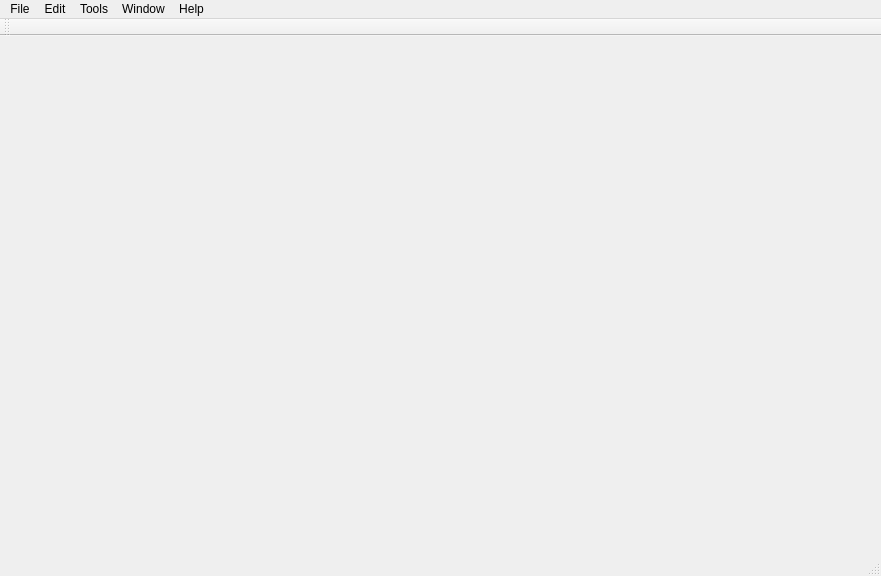
<?xml version="1.0" encoding="UTF-8"?>
<ui version="4.0">
 <class>MainWindow</class>
 <widget class="QMainWindow" name="MainWindow">
  <property name="geometry">
   <rect>
    <x>0</x>
    <y>0</y>
    <width>881</width>
    <height>576</height>
   </rect>
  </property>
  <property name="windowTitle">
   <string>MainWindow</string>
  </property>
  <widget class="QWidget" name="centralWidget"/>
  <widget class="QMenuBar" name="menuBar">
   <property name="geometry">
    <rect>
     <x>0</x>
     <y>0</y>
     <width>881</width>
     <height>21</height>
    </rect>
   </property>
   <widget class="QMenu" name="menuFile">
    <property name="title">
     <string>File</string>
    </property>
    <addaction name="actionNew_Project"/>
    <addaction name="actionOpen_project"/>
    <addaction name="separator"/>
    <addaction name="actionExit"/>
   </widget>
   <widget class="QMenu" name="menuEdit">
    <property name="title">
     <string>Edit</string>
    </property>
    <addaction name="actionUdo"/>
    <addaction name="actionRedo"/>
    <addaction name="separator"/>
    <addaction name="actionCut"/>
    <addaction name="actionCopy"/>
    <addaction name="actionPast"/>
    <addaction name="actionDuplicate"/>
    <addaction name="actionDelete"/>
    <addaction name="separator"/>
   </widget>
   <widget class="QMenu" name="menuTools">
    <property name="title">
     <string>Tools</string>
    </property>
    <addaction name="actionOptions"/>
   </widget>
   <widget class="QMenu" name="menuHelp">
    <property name="title">
     <string>Help</string>
    </property>
    <addaction name="actionDocumentation"/>
    <addaction name="separator"/>
    <addaction name="actionAbout_PL_Editor"/>
    <addaction name="actionAbout_Plugins"/>
   </widget>
   <widget class="QMenu" name="menuWindpw">
    <property name="title">
     <string>Window</string>
    </property>
    <widget class="QMenu" name="menuLayouts">
     <property name="title">
      <string>Layouts</string>
     </property>
     <addaction name="actionReset"/>
    </widget>
    <addaction name="actionNext_Window"/>
    <addaction name="actionPrevious_Window"/>
    <addaction name="separator"/>
    <addaction name="menuLayouts"/>
    <addaction name="separator"/>
    <addaction name="actionScene"/>
    <addaction name="actionInspector"/>
    <addaction name="actionProject"/>
   </widget>
   <addaction name="menuFile"/>
   <addaction name="menuEdit"/>
   <addaction name="menuTools"/>
   <addaction name="menuWindpw"/>
   <addaction name="menuHelp"/>
  </widget>
  <widget class="QToolBar" name="mainToolBar">
   <attribute name="toolBarArea">
    <enum>TopToolBarArea</enum>
   </attribute>
   <attribute name="toolBarBreak">
    <bool>false</bool>
   </attribute>
  </widget>
  <widget class="QStatusBar" name="statusBar"/>
  <action name="actionOpen_project">
   <property name="text">
    <string>Open Project...</string>
   </property>
  </action>
  <action name="actionNew_Project">
   <property name="text">
    <string>New Project...</string>
   </property>
  </action>
  <action name="actionExit">
   <property name="text">
    <string>Exit</string>
   </property>
  </action>
  <action name="actionUdo">
   <property name="text">
    <string>Undo</string>
   </property>
  </action>
  <action name="actionRedo">
   <property name="text">
    <string>Redo</string>
   </property>
  </action>
  <action name="actionCut">
   <property name="text">
    <string>Cut</string>
   </property>
  </action>
  <action name="actionCopy">
   <property name="text">
    <string>Copy</string>
   </property>
  </action>
  <action name="actionPast">
   <property name="text">
    <string>Past</string>
   </property>
  </action>
  <action name="actionDuplicate">
   <property name="text">
    <string>Duplicate</string>
   </property>
  </action>
  <action name="actionDelete">
   <property name="text">
    <string>Delete</string>
   </property>
  </action>
  <action name="actionOptions">
   <property name="text">
    <string>Options...</string>
   </property>
  </action>
  <action name="actionDocumentation">
   <property name="text">
    <string>Documentation</string>
   </property>
  </action>
  <action name="actionAbout_PL_Editor">
   <property name="text">
    <string>About PL Editor...</string>
   </property>
  </action>
  <action name="actionAbout_Plugins">
   <property name="text">
    <string>About Plugins...</string>
   </property>
  </action>
  <action name="actionNext_Window">
   <property name="text">
    <string>Next Window</string>
   </property>
  </action>
  <action name="actionPrevious_Window">
   <property name="text">
    <string>Previous Window</string>
   </property>
  </action>
  <action name="actionReset">
   <property name="text">
    <string>Reset</string>
   </property>
  </action>
  <action name="actionScene">
   <property name="text">
    <string>Scene</string>
   </property>
  </action>
  <action name="actionInspector">
   <property name="text">
    <string>Inspector</string>
   </property>
  </action>
  <action name="actionProject">
   <property name="text">
    <string>Project</string>
   </property>
  </action>
 </widget>
 <layoutdefault spacing="6" margin="11"/>
 <resources/>
 <connections>
  <connection>
   <sender>actionAbout_PL_Editor</sender>
   <signal>triggered()</signal>
   <receiver>MainWindow</receiver>
   <hints>
    <hint type="sourcelabel">
     <x>-1</x>
     <y>-1</y>
    </hint>
    <hint type="destinationlabel">
     <x>440</x>
     <y>287</y>
    </hint>
   </hints>
  </connection>
 </connections>
</ui>
